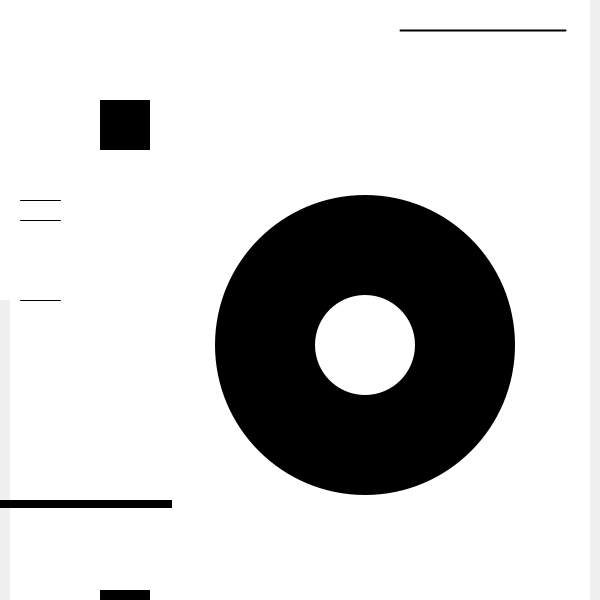
Frame 1 (no input)
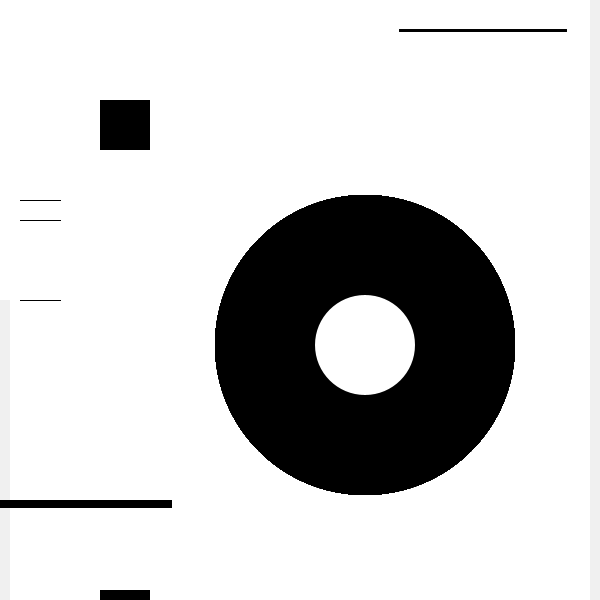
Frame 60 (the mouse pressed at the canvas centre just before this capture)
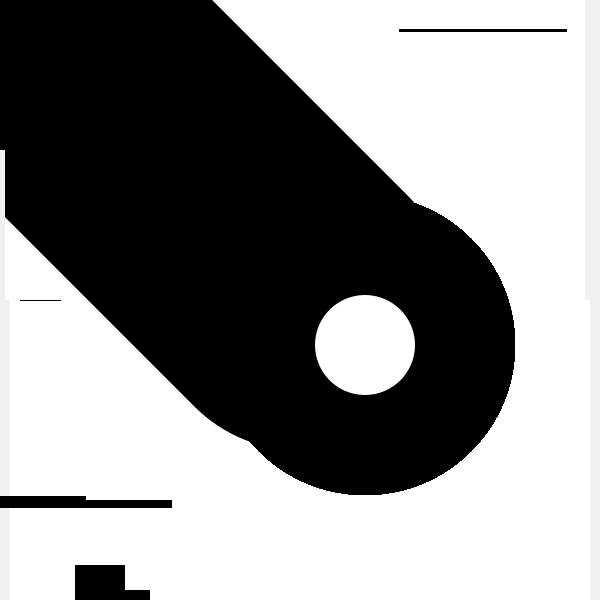
Frame 120 (the mouse held since frame 60 and released just before this capture)

The Processing sketch that drew these frames (run headless with seeded random() and noise(); from frame 60 on, the mouse is pressed at the canvas centre):

// Processing sketch: sketch_01
// ── sketch_01.pde
void setup() {
  size(600, 600);
  background(255);
  pixelDensity(2);
}

void draw() {
  noStroke();
  fill(240);
  rect(width-10, 0, 10, height);
  rect(0, 300, 10, 300);
  fill(0);
  ellipse(365, 345, 300, 300);
  fill(255);
  ellipse(365, 345, 100, 100);
  fill(0);
  rect(100, 100, 50, 50);
  rect(100, height-10, 50, 50);
  rect(0, 500, 172, 8);
  stroke(0);
  strokeWeight(1);
  line(20, 200, 60, 200);
  line(20, 220, 60, 220);
  line(20, 300, 60, 300);
  strokeWeight(2);
  line(400, 30, 565, 30);

  strokeWeight(abs(pmouseX - mouseX));
  line(pmouseX, pmouseY, mouseX, mouseY);

}

void mousePressed() {
  rectMode(CENTER);
  rect(mouseX, mouseY, 20, 20);
}

void keyPressed() {
  background(255);
}
